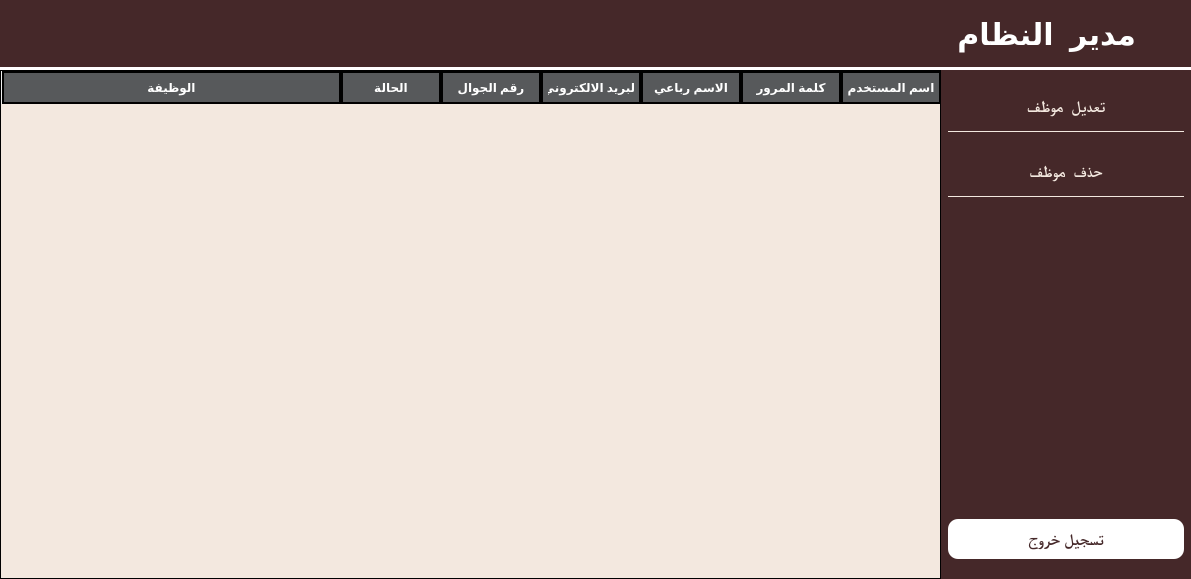
<?xml version="1.0" encoding="UTF-8"?>
<ui version="4.0">
 <class>AdminDashboard</class>
 <widget class="QMainWindow" name="AdminDashboard">
  <property name="geometry">
   <rect>
    <x>0</x>
    <y>0</y>
    <width>1191</width>
    <height>579</height>
   </rect>
  </property>
  <property name="cursor">
   <cursorShape>ArrowCursor</cursorShape>
  </property>
  <property name="windowTitle">
   <string>لوحة تحكم المدير</string>
  </property>
  <property name="layoutDirection">
   <enum>Qt::LeftToRight</enum>
  </property>
  <property name="styleSheet">
   <string notr="true"/>
  </property>
  <widget class="QWidget" name="centralwidget">
   <property name="styleSheet">
    <string notr="true">#horizontalLayout{
background-color: #f3e8df;
}</string>
   </property>
   <layout class="QVBoxLayout" name="verticalLayout">
    <property name="spacing">
     <number>0</number>
    </property>
    <property name="leftMargin">
     <number>0</number>
    </property>
    <property name="topMargin">
     <number>0</number>
    </property>
    <property name="rightMargin">
     <number>0</number>
    </property>
    <property name="bottomMargin">
     <number>0</number>
    </property>
    <item>
     <widget class="QFrame" name="topBar">
      <property name="sizePolicy">
       <sizepolicy hsizetype="Preferred" vsizetype="Fixed">
        <horstretch>0</horstretch>
        <verstretch>0</verstretch>
       </sizepolicy>
      </property>
      <property name="minimumSize">
       <size>
        <width>0</width>
        <height>70</height>
       </size>
      </property>
      <property name="styleSheet">
       <string notr="true">#topBar{
background-color: #452829;
border-bottom: 3px solid white;
}</string>
      </property>
      <layout class="QHBoxLayout" name="horizontalLayout_2">
       <item>
        <widget class="QLabel" name="titleLabel">
         <property name="font">
          <font>
           <pointsize>-1</pointsize>
           <weight>75</weight>
           <bold>true</bold>
          </font>
         </property>
         <property name="styleSheet">
          <string notr="true">color: white; font-size: 30px; font-weight: bold;</string>
         </property>
         <property name="text">
          <string>مدير  النظام</string>
         </property>
        </widget>
       </item>
       <item>
        <widget class="QLabel" name="iconLabel">
         <property name="minimumSize">
          <size>
           <width>40</width>
           <height>40</height>
          </size>
         </property>
         <property name="maximumSize">
          <size>
           <width>40</width>
           <height>40</height>
          </size>
         </property>
         <property name="autoFillBackground">
          <bool>false</bool>
         </property>
         <property name="styleSheet">
          <string notr="true"/>
         </property>
         <property name="pixmap">
          <pixmap>icons/admin-icon.png</pixmap>
         </property>
         <property name="scaledContents">
          <bool>true</bool>
         </property>
        </widget>
       </item>
      </layout>
     </widget>
    </item>
    <item>
     <layout class="QHBoxLayout" name="horizontalLayout" stretch="0,1">
      <property name="spacing">
       <number>0</number>
      </property>
      <property name="sizeConstraint">
       <enum>QLayout::SetMaximumSize</enum>
      </property>
      <item>
       <widget class="QTableWidget" name="employeesTable">
        <property name="sizePolicy">
         <sizepolicy hsizetype="Expanding" vsizetype="Expanding">
          <horstretch>1</horstretch>
          <verstretch>0</verstretch>
         </sizepolicy>
        </property>
        <property name="minimumSize">
         <size>
          <width>0</width>
          <height>0</height>
         </size>
        </property>
        <property name="focusPolicy">
         <enum>Qt::ClickFocus</enum>
        </property>
        <property name="layoutDirection">
         <enum>Qt::RightToLeft</enum>
        </property>
        <property name="styleSheet">
         <string notr="true">QTableWidget {
    background-color: #f3e8df;       
    gridline-color: black;      
    color: #452829;                   /* لون النص الأساسي */
    font: 12pt &quot;Times New Roman&quot;;     /* الخط وحجمه */
	border: 1px solid black;
                
}

QHeaderView::section {
    background-color: #57595b;      
    color: white;                  /* لون نص العناوين */
    padding: 5px;                     /* حشو داخلي */
    font-weight: bold;                /* نص عناوين غامق */
    border: 1.5px solid black;       /* حدود خفيفة للعناوين */
}

QTableWidget::item {
	border: 1px solid black;
    selection-background-color: #f3db93; /* لون الصف المحدد */
    selection-color: #452829;            /* لون نص الصف المحدد */
              /* حشو داخلي للخلايا */
}

QTableWidget::item:hover {
    background-color: #fdf0c5;          /* خلفية خفيفة عند المرور على الصف */
}
 </string>
        </property>
        <property name="frameShape">
         <enum>QFrame::StyledPanel</enum>
        </property>
        <property name="showGrid">
         <bool>true</bool>
        </property>
        <property name="gridStyle">
         <enum>Qt::SolidLine</enum>
        </property>
        <property name="sortingEnabled">
         <bool>false</bool>
        </property>
        <property name="cornerButtonEnabled">
         <bool>true</bool>
        </property>
        <property name="rowCount">
         <number>0</number>
        </property>
        <property name="columnCount">
         <number>7</number>
        </property>
        <attribute name="horizontalHeaderCascadingSectionResizes">
         <bool>false</bool>
        </attribute>
        <attribute name="horizontalHeaderShowSortIndicator" stdset="0">
         <bool>false</bool>
        </attribute>
        <attribute name="horizontalHeaderStretchLastSection">
         <bool>true</bool>
        </attribute>
        <attribute name="verticalHeaderVisible">
         <bool>false</bool>
        </attribute>
        <attribute name="verticalHeaderCascadingSectionResizes">
         <bool>false</bool>
        </attribute>
        <attribute name="verticalHeaderShowSortIndicator" stdset="0">
         <bool>false</bool>
        </attribute>
        <attribute name="verticalHeaderStretchLastSection">
         <bool>false</bool>
        </attribute>
        <column>
         <property name="text">
          <string>اسم المستخدم</string>
         </property>
        </column>
        <column>
         <property name="text">
          <string>كلمة المرور</string>
         </property>
        </column>
        <column>
         <property name="text">
          <string>الاسم رباعي</string>
         </property>
        </column>
        <column>
         <property name="text">
          <string>البريد الالكتروني</string>
         </property>
        </column>
        <column>
         <property name="text">
          <string>رقم الجوال</string>
         </property>
        </column>
        <column>
         <property name="text">
          <string>الحالة</string>
         </property>
        </column>
        <column>
         <property name="text">
          <string>الوظيفة</string>
         </property>
        </column>
       </widget>
      </item>
      <item>
       <widget class="QFrame" name="sideBar">
        <property name="sizePolicy">
         <sizepolicy hsizetype="Fixed" vsizetype="Expanding">
          <horstretch>0</horstretch>
          <verstretch>0</verstretch>
         </sizepolicy>
        </property>
        <property name="minimumSize">
         <size>
          <width>250</width>
          <height>0</height>
         </size>
        </property>
        <property name="styleSheet">
         <string notr="true">background-color: #452829;
border: solid 20px #f3db93;</string>
        </property>
        <layout class="QVBoxLayout" name="verticalLayout_2">
         <property name="spacing">
          <number>25</number>
         </property>
         <property name="leftMargin">
          <number>7</number>
         </property>
         <property name="topMargin">
          <number>22</number>
         </property>
         <property name="rightMargin">
          <number>7</number>
         </property>
         <property name="bottomMargin">
          <number>20</number>
         </property>
         <item>
          <widget class="QPushButton" name="editEmployeeBtn">
           <property name="minimumSize">
            <size>
             <width>0</width>
             <height>40</height>
            </size>
           </property>
           <property name="font">
            <font>
             <family>Times New Roman</family>
             <pointsize>12</pointsize>
             <weight>75</weight>
             <bold>true</bold>
            </font>
           </property>
           <property name="cursor">
            <cursorShape>PointingHandCursor</cursorShape>
           </property>
           <property name="styleSheet">
            <string notr="true">QPushButton {
color:#f3e8df;
border-bottom: 1px solid #f3e8df ;
padding-bottom: 10px;

}

QPushButton:hover {
    background: white;
	color:#452829;
	padding-bottom: 5px;
}</string>
           </property>
           <property name="text">
            <string>تعديل  موظف</string>
           </property>
          </widget>
         </item>
         <item>
          <widget class="QPushButton" name="deleteEmployeeBtn">
           <property name="minimumSize">
            <size>
             <width>0</width>
             <height>40</height>
            </size>
           </property>
           <property name="font">
            <font>
             <family>Times New Roman</family>
             <pointsize>12</pointsize>
             <weight>75</weight>
             <bold>true</bold>
            </font>
           </property>
           <property name="cursor">
            <cursorShape>PointingHandCursor</cursorShape>
           </property>
           <property name="styleSheet">
            <string notr="true">QPushButton {
color:#f3e8df;
border-bottom: 1px solid #f3e8df ;
padding-bottom: 10px;

}

QPushButton:hover {
    background: white;
	color:#452829;
	padding-bottom: 5px;
}</string>
           </property>
           <property name="text">
            <string>حذف  موظف</string>
           </property>
          </widget>
         </item>
         <item>
          <spacer name="verticalSpacer">
           <property name="orientation">
            <enum>Qt::Vertical</enum>
           </property>
           <property name="sizeHint" stdset="0">
            <size>
             <width>20</width>
             <height>40</height>
            </size>
           </property>
          </spacer>
         </item>
         <item>
          <widget class="QPushButton" name="logoutBtn">
           <property name="minimumSize">
            <size>
             <width>0</width>
             <height>40</height>
            </size>
           </property>
           <property name="font">
            <font>
             <family>Times New Roman</family>
             <pointsize>12</pointsize>
             <weight>75</weight>
             <bold>true</bold>
            </font>
           </property>
           <property name="cursor">
            <cursorShape>PointingHandCursor</cursorShape>
           </property>
           <property name="styleSheet">
            <string notr="true">QPushButton {
    background: white;
	color:#452829;
	border-radius: 10%;
	padding: 10px 0;

}

QPushButton:hover {
    color:white;
	background-color: red;
}</string>
           </property>
           <property name="text">
            <string> تسجيل خروج </string>
           </property>
          </widget>
         </item>
        </layout>
       </widget>
      </item>
     </layout>
    </item>
   </layout>
  </widget>
 </widget>
 <resources/>
 <connections/>
</ui>
